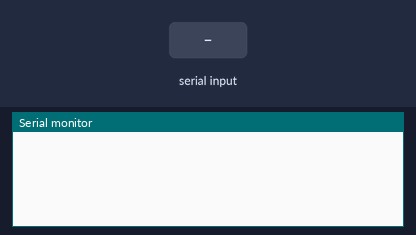
The sketch below on a simulated Arduino Leonardo, built with avr-gcc and run on an emulated ATmega32U4. Parts: the last lines printed to the serial monitor. Inputs (shaded band) come from the test bench. USB keyboard and mouse output is not drawn.

Above: at 1.2 s.
1.3 s: "r\n" received over Serial
At 1.8 s:
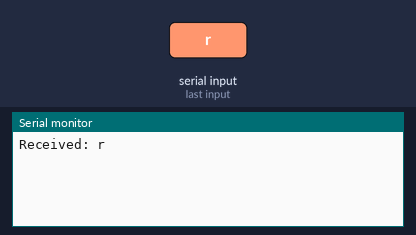
2.8 s: "t\n" received over Serial
At 4.0 s:
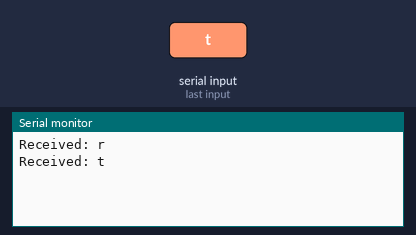
4.3 s: "u\n" received over Serial
At 5.3 s:
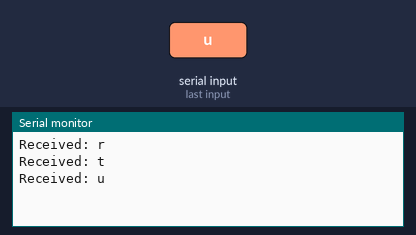
5.8 s: "90,45\n" received over Serial
At 6.5 s:
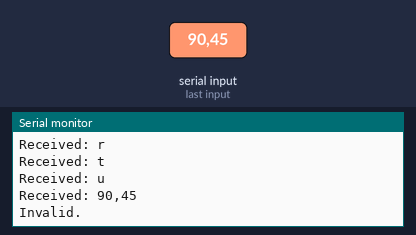
7.3 s: "5\n" received over Serial
At 7.6 s:
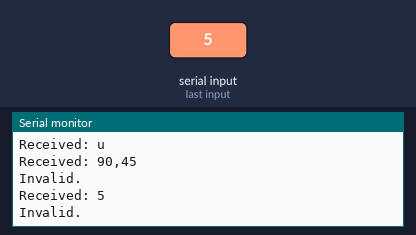
8.8 s: "b90\n" received over Serial
At 10.0 s:
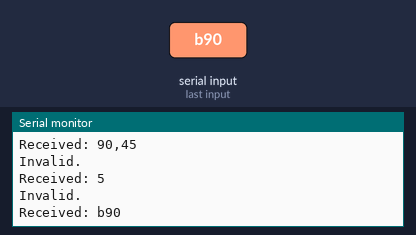

The sketch:

GamepadSerial.ino
```cpp
#include "Joystick.h"

// Create Joystick
Joystick_ Joystick;
#define INT16X 32767

// Set to true for Auto Send mode.
// Call Joystick.sendState() to send in manual mode.
const bool testAutoSendMode = true;
bool buts[32];  // Storing buttons states

// Serial related parameters
const byte numChars = 32;
char received[numChars];   // an array to store the received data
boolean newData = false;

void setup() {
    // Zeroing array (works for char, int, long, and maybe float)
    memset(buts,0,sizeof(buts));

    // Set Range Values
    Joystick.setXAxisRange(-INT16X, INT16X);
    Joystick.setYAxisRange(-INT16X, INT16X);
    Joystick.setZAxisRange(-INT16X, INT16X);
    Joystick.setRxAxisRange(-INT16X, INT16X);
    Joystick.setRyAxisRange(-INT16X, INT16X);
    Joystick.setRzAxisRange(-INT16X, INT16X);
    Joystick.setThrottleRange(0, INT16X);
    Joystick.setRudderRange(INT16X, 0);

    if (testAutoSendMode) Joystick.begin();
    else Joystick.begin(false);
}

void loop() {
    recvWithEndMarker();
    showNewData();

    // Skip if there's no valid input
    if (newData == false) {
        return;
    }

    // Conver the number to int
    char *num = received + 2;  // Skip 2 chars
    int i = atoi(num);

    // Check code, format: ax123, 2nd char ignored if unneded
    switch (received[0]) {
        case 'b':
            buts[i] = !buts[i];
            Joystick.setButton(i, buts[i]);
            break;
        case 'a':
            switch (received[1]) {
                case 'x': Joystick.setXAxis(i); break;
                case 'y': Joystick.setYAxis(i); break;
                case 'z': Joystick.setZAxis(i); break;
            }
            break;
        case 'r':
            switch (received[1]) {
                case 'x': Joystick.setRxAxis(i); break;
                case 'y': Joystick.setRyAxis(i); break;
                case 'z': Joystick.setRzAxis(i); break;
            }
            break;
        case 't': Joystick.setThrottle(i); break;
        case 'u': Joystick.setRudder(i); break;
        default: Serial.println("Invalid."); break;
    }

    newData = false;
}

void recvWithEndMarker() {
    static byte ndx = 0;
    char endMarker = '\n';
    char rc;

    while (Serial.available() > 0 && newData == false) {
        rc = Serial.read();

        if (rc != endMarker) {
            received[ndx] = rc;
            ndx++;
            if (ndx >= numChars) ndx = numChars - 1;
        } else {
            received[ndx] = '\0'; // terminate the string
            ndx = 0;
            newData = true;
        }
    }
}

void showNewData() {
    if (newData == true) {
        Serial.print("Received: ");
        Serial.println(received);
    }
}
```

Measured:
- after the input at 1.3 s, the serial monitor: prints a new line at once (image 1)
- after the input at 2.8 s, the serial monitor: prints a new line at once (image 2)
- after the input at 4.3 s, the serial monitor: prints a new line at once (image 3)
- after the input at 5.8 s, the serial monitor: prints a new line at once (image 4)
- after the input at 7.3 s, the serial monitor: prints a new line at once (image 5)
- after the input at 8.8 s, the serial monitor: prints a new line at once (image 6)
